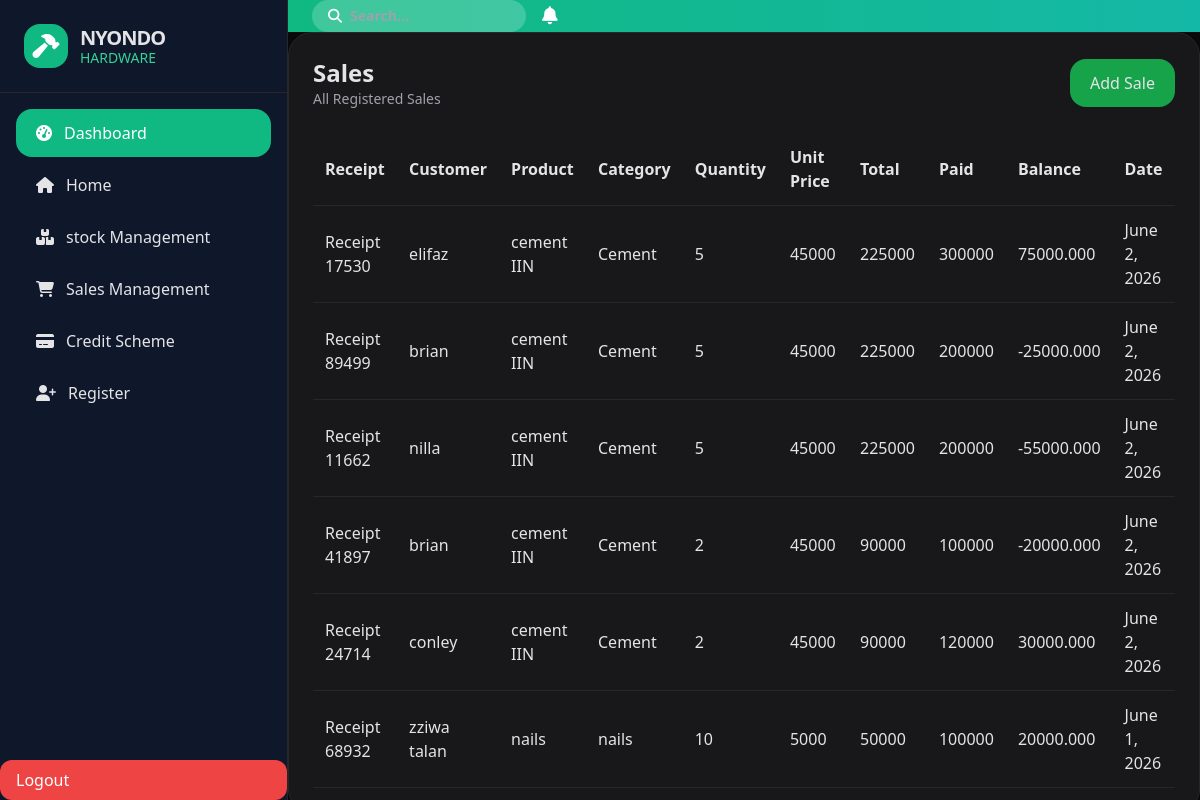
Page /viewsales/ (signed in) on the committed database.
### nyondo_app/models.py (models this page shows, shortened)
class Sales (models.Model):
  customer = models.CharField(max_length=50,null=True)
  product_name = models.ForeignKey(Products,on_delete=models.CASCADE)
  categories = models.ForeignKey(Categories ,on_delete=models.CASCADE)
  quantity = models.IntegerField()
  unit_price = models.IntegerField()
  total_amount = models.CharField(max_length=50)
  date = models.DateField(auto_now_add=True)
  amount_paid = models.IntegerField()
  balance = models.DecimalField(max_digits=10 , decimal_places=3)
  receipt =models.CharField(max_length= 100)
  receipt_number = models.IntegerField(unique=True)
  transport_needed = models.BooleanField(default=False)
  distance = models.IntegerField(default=0)
  transport_fee = models.IntegerField(default=0)

class Products (models.Model):
  product_name = models.CharField(max_length=50 ,default=0 )
  size = models.CharField(max_length= 20)
  unit_cost = models.IntegerField()
  unit_price = models.IntegerField()
  quantity = models.IntegerField()
  categories = models.ForeignKey(Categories, on_delete= models.CASCADE, )
  def __str__(self):
    return self.product_name

class Categories (models.Model):
  name = models.CharField(max_length=50)
  description = models.CharField(null=True , max_length=50)
  def __str__(self):
    return self.name

### nyondo_app/views.py (the view)
# urls.py: path('viewsales/',views.viewsales, name='viewsales'),
@login_required
def viewsales(request):
    if request.user.role not in ["sales_attendant"  ,"overall_manager"]:
        return redirect("login")
    sales = Sales.objects.all().order_by('-id')
    return render(request, 'viewsales.html', {
        'sales': sales
    })

### nyondo_app/templates/viewsales.html
{% extends 'base.html' %}
{% block content %}
<div class="bg-zinc-900 p-6 rounded-3xl border border-zinc-800">
    <div class="flex justify-between items-center mb-6">
        <div>
            <h1 class="text-2xl font-bold">
                Sales
            </h1>
            <p class="text-zinc-400 text-sm">
                All Registered Sales
            </p>
        </div>
        <a href="{% url 'addsale' %}"
           class="bg-green-600 px-5 py-3 rounded-2xl">
            Add Sale
        </a>
    </div>
    <div class="overflow-x-auto">
        <table class="w-full">
            <thead>
                <tr class="border-b border-zinc-800 text-left">
                    <th class="p-3">Receipt</th>
                    <th class="p-3">Customer</th>
                    <th class="p-3">Product</th>
                    <th class="p-3">Category</th>
                    <th class="p-3">Quantity</th>
                    <th class="p-3">Unit Price</th>
                    <th class="p-3">Total</th>
                    <th class="p-3">Paid</th>
                    <th class="p-3">Balance</th>
                    <th class="p-3">Date</th>
                </tr>
            </thead>
            <tbody>
                {% for sale in sales %}
                <tr class="border-b border-zinc-800 hover:bg-zinc-800/40">
                    <td class="p-3">
                        {{ sale.receipt }}
                    </td>
                    <td class="p-3">
                        {{ sale.customer }}
                    </td>
                    <td class="p-3">
                        {{ sale.product_name }}
                    </td>
                    <td class="p-3">
                        {{ sale.categories }}
                    </td>
                    <td class="p-3">
                        {{ sale.quantity }}
                    </td>
                    <td class="p-3">
                        {{ sale.unit_price }}
                    </td>
                    <td class="p-3">
                        {{ sale.total_amount }}
                    </td>
                    <td class="p-3">
                        {{ sale.amount_paid }}
                    </td>
                    <td class="p-3">
                        {{ sale.balance }}
                    </td>
                    <td class="p-3">
                        {{ sale.date }}
                    </td>
                </tr>
                {% empty %}
                <tr>
                    <td colspan="10" class="p-5 text-center text-zinc-400">
                        No Sales Found
                    </td>
                </tr>
                {% endfor %}
            </tbody>
        </table>
    </div>
</div>
{% endblock %}

### nyondo_app/templates/base.html (style rules this page uses)
body { font-family: system-ui, sans-serif; }

### rows in the picture
Sales: receipt "Receipt 17530", customer "elifaz", product_name "cement IIN", categories "Cement", quantity "5", unit_price "45000", total_amount "225000", amount_paid "300000", balance "75000.000", date "June 2, 2026"
Sales: receipt "Receipt 89499", customer "brian", product_name "cement IIN", categories "Cement", quantity "5", unit_price "45000", total_amount "225000", amount_paid "200000", balance "-25000.000", date "June 2, 2026"
Sales: receipt "Receipt 11662", customer "nilla", product_name "cement IIN", categories "Cement", quantity "5", unit_price "45000", total_amount "225000", amount_paid "200000", balance "-55000.000", date "June 2, 2026"
Sales: receipt "Receipt 41897", customer "brian", product_name "cement IIN", categories "Cement", quantity "2", unit_price "45000", total_amount "90000", amount_paid "100000", balance "-20000.000", date "June 2, 2026"
Sales: receipt "Receipt 24714", customer "conley", product_name "cement IIN", categories "Cement", quantity "2", unit_price "45000", total_amount "90000", amount_paid "120000", balance "30000.000", date "June 2, 2026"
Sales: receipt "Receipt 68932", customer "zziwa talan", product_name "nails", categories "nails", quantity "10", unit_price "5000", total_amount "50000", amount_paid "100000", balance "20000.000", date "June 1, 2026"
